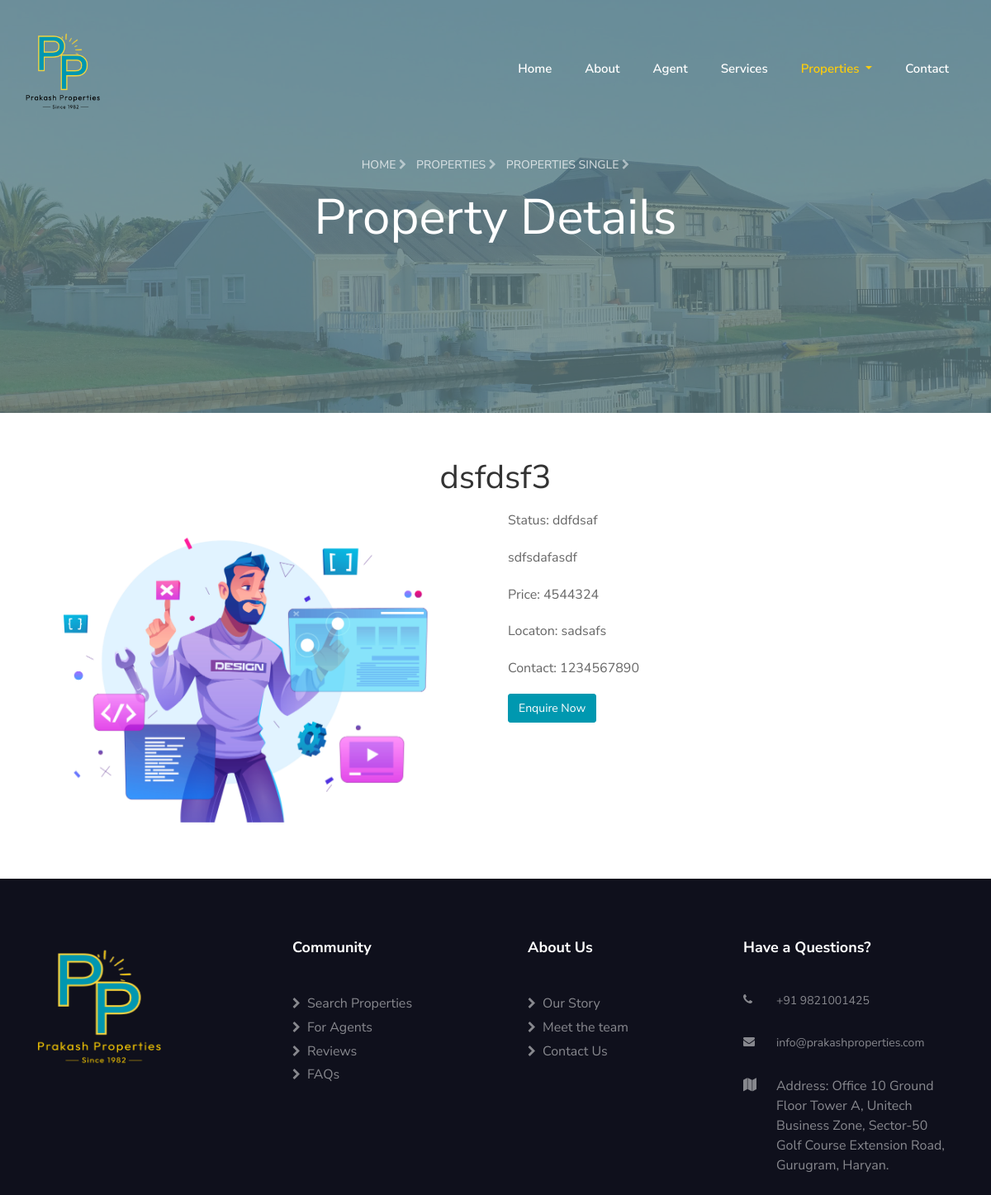
The page /view/properties-single.php?imageID=108 on the database its author committed.
### tables this page shows
CREATE TABLE `picz` (
  `ImagesID` int(11) NOT NULL,
  `ImageName1` varchar(250) NOT NULL,
  `ImageName2` varchar(250) NOT NULL,
  `ImageName3` varchar(250) NOT NULL,
  `ImageName4` varchar(11) NOT NULL,
  `Statuss` varchar(255) NOT NULL,
  `Pricee` varchar(50) DEFAULT NULL,
  `Bedroomm` varchar(255) NOT NULL,
  `Washroomm` varchar(200) NOT NULL,
  `Enterprisee` varchar(255) NOT NULL,
  `Locationn` varchar(255) NOT NULL,
  `Descriptionn` varchar(222) NOT NULL,
  `Contactt` varchar(255) NOT NULL,
  `videoss` varchar(40) DEFAULT NULL,
  `selectpricee` varchar(222) NOT NULL
);

### view/properties-single.php (the view, shortened to what this page needs)
<?php
$db = mysqli_connect("localhost", "u409085386_dash", "D@sh1234", "u409085386_dash");
if (isset($_GET['imageID'])) {
  $productID = $_GET['imageID'];
  $query = "SELECT Enterprisee, Descriptionn, ImageName1, ImageName2, ImageName3,videoss, Statuss, Pricee, Locationn,  Contactt FROM picz WHERE ImagesID = $productID";
  $result = mysqli_query($db, $query);
  if ($result && mysqli_num_rows($result) > 0) {
    $product = mysqli_fetch_assoc($result);
  }
}
?>
<!DOCTYPE html>
<html lang="en">
<head>
  <link rel="stylesheet" href="https://cdnjs.cloudflare.com/ajax/libs/font-awesome/4.7.0/css/font-awesome.min.css">
  <link rel="stylesheet" href="../css/animate.css">
  <link rel="stylesheet" href="../css/owl.carousel.min.css">
  <link rel="stylesheet" href="../css/owl.theme.default.min.css">
  <link rel="stylesheet" href="../css/magnific-popup.css">
  <link rel="stylesheet" href="../css/flaticon.css">
  <link rel="stylesheet" href="../css/style.css">
</head>
<body>
  <nav class="navbar navbar-expand-lg navbar-dark ftco_navbar bg-dark ftco-navbar-light" id="ftco-navbar">
    <div class="container">
      <a class="navbar-brand" href="index.php">
        <img src="../Group 2351.png" alt="PropertyDash Logo" style="width: 90px; height: 100px;">
      </a>
      <div class="collapse navbar-collapse" id="ftco-nav">
        <ul class="navbar-nav ml-auto">
          <li class="nav-item"><a href="../index.php" class="nav-link">Home</a></li>
          <li class="nav-item "><a href="about.php" class="nav-link">About</a></li>
          <li class="nav-item"><a href="agent.php" class="nav-link">Agent</a></li>
          <li class="nav-item"><a href="services.php" class="nav-link">Services</a></li>
          <li class="nav-item dropdown active">
            <a href="#" class="nav-link dropdown-toggle" id="navbarDropdown" role="button" data-toggle="dropdown" aria-haspopup="true" aria-expanded="false">
              Properties
            </a>
          </li>
          <li class="nav-item"><a href="contact.php" class="nav-link">Contact</a></li>
        </ul>
      </div>
    </div>
  </nav>
  <section class="hero-wrap hero-wrap-2" style="background-image: url('../images/bg_1.jpg');" data-stellar-background-ratio="0.5">
    <div class="overlay"></div>
    <div class="container">
      <div class="row no-gutters slider-text js-fullheight align-items-center justify-content-center">
        <div class="col-md-9 ftco-animate pb-0 text-center">
          <p class="breadcrumbs"><span class="mr-2"><a href="../index.php">Home <i class="fa fa-chevron-right"></i></a></span> <span class="mr-2"><a href="properties.php">Properties <i class="fa fa-chevron-right"></i></a></span> <span>Properties Single <i class="fa fa-chevron-right"></i></span></p>
          <h1 class="mb-3 bread">Property Details</h1>
        </div>
      </div>
    </div>
  </section>
  <div class="container my-5">
    <?php if (isset($product)) : ?>
      <center>
        <h1><?php echo $product['Enterprisee']; ?></h1>
      </center>
      <div class="row">
        <div class="col-lg-6 sildercontent">
          <div id="productCarousel" class="carousel slide" data-ride="carousel">
            <div class="carousel-inner">
              <?php
              $imagePaths = array(
                "../uploaded_photos/{$product['ImageName1']}",
                "../uploaded_photos/{$product['ImageName2']}",
                "../uploaded_photos/{$product['ImageName3']}"
              );
              foreach ($imagePaths as $index => $imagePath) {
                echo '<div class="carousel-item' . ($index === 0 ? ' active' : '') . '">';
                echo '<img src="' . $imagePath . '" class="d-block w-100 resized-image" alt="Product Image ' . ($index + 1) . '">';
                echo '</div>';
              }
              ?>
            </div>
            <a class="carousel-control-prev" href="#productCarousel" role="button" data-slide="prev">
              <span class="carousel-control-prev-icon" aria-hidden="true"></span>
            </a>
            <a class="carousel-control-next" href="#productCarousel" role="button" data-slide="next">
              <span class="carousel-control-next-icon" ariahidden="true"></span>
            </a>
          </div>
        </div>
        <div class="col-lg-6">
          <p>Status: <?php echo $product['Statuss']; ?></p>
          <p><?php echo $product['Descriptionn']; ?></p>
          <p>Price: <?php echo $product['Pricee']; ?></p>
          <p>Locaton: <?php echo $product['Locationn']; ?></p>
          <p>Contact: <?php echo $product['Contactt']; ?></p>
          <a href="contact.php" class="btn btn-primary">Enquire Now</a>
        </div>
      </div>
    <?php else : ?>
      <p>Product not found.</p>
    <?php endif; ?>
  </div>
<footer class="ftco-footer ftco-section">
    <div class="container">
      <div class="row">
        <div class="col-md">
          <div class="ftco-footer-widget mb-4">
            <a class="navbar-brand" href="index.php">
                 <img src="../newlogo (2).png" alt="PropertyDash Logo" style="width: 150px; height: 150px;">
            </a>
            <ul class="ftco-footer-social list-unstyled mt-5">
            </ul>
          </div>
        </div>
        <div class="col-md">
          <div class="ftco-footer-widget mb-4 ml-md-4">
            <h2 class="ftco-heading-2">Community</h2>
            <ul class="list-unstyled">
              <li><a href="index.php"><span class="fa fa-chevron-right mr-2"></span>Search Properties</a></li>
              <li><a href="agent.php"><span class="fa fa-chevron-right mr-2"></span>For Agents</a></li>
              <li><a href="about.php"><span class="fa fa-chevron-right mr-2"></span>Reviews</a></li>
              <li><a href="contact.php"><span class="fa fa-chevron-right mr-2"></span>FAQs</a></li>
            </ul>
          </div>
        </div>
        <div class="col-md">
          <div class="ftco-footer-widget mb-4 ml-md-4">
            <h2 class="ftco-heading-2">About Us</h2>
            <ul class="list-unstyled">
              <li><a href="about.php"><span class="fa fa-chevron-right mr-2"></span>Our Story</a></li>
              <li><a href="agent.php"><span class="fa fa-chevron-right mr-2"></span>Meet the team</a></li>
              <li><a href="contact.php"><span class="fa fa-chevron-right mr-2"></span>Contact Us</a></li>
            </ul>
          </div>
        </div>
        <div class="col-md">
          <div class="ftco-footer-widget mb-4">
            <h2 class="ftco-heading-2">Have a Questions?</h2>
            <div class="block-23 mb-3">
              <ul>
                <li><a href="#"><span class="icon fa fa-phone"></span><span class="text">+91 9821001425</span></a></li>
                <li><a href="#"><span class="icon fa fa-envelope pr-4"></span><span class="text">info@prakashproperties.com</span></a></li>
                <li><span class="icon fa fa-map"></span><span class="text">Address: Office 10 Ground Floor Tower A, Unitech Business Zone, Sector-50 Golf Course Extension Road, Gurugram, Haryan.</span></li>
              </ul>
            </div>
          </div>
        </div>
      </div>
  </footer>
</body>
</html>

### view/properties-single.php (style rules this page uses)
.sildercontent { height: 400px; width: 100%; }
.resized-image { max-height: 400px; max-width: 100%; }
.carousel-control-next, .carousel-control-prev { height: 55%; display: flex; align-items: flex-end; justify-content: center; }

### rows shown on the page
picz: Enterprisee "dsfdsf3", Statuss "ddfdsaf", Descriptionn "sdfsdafasdf", Pricee "4544324", Locationn "sadsafs", Contactt "1234567890"
